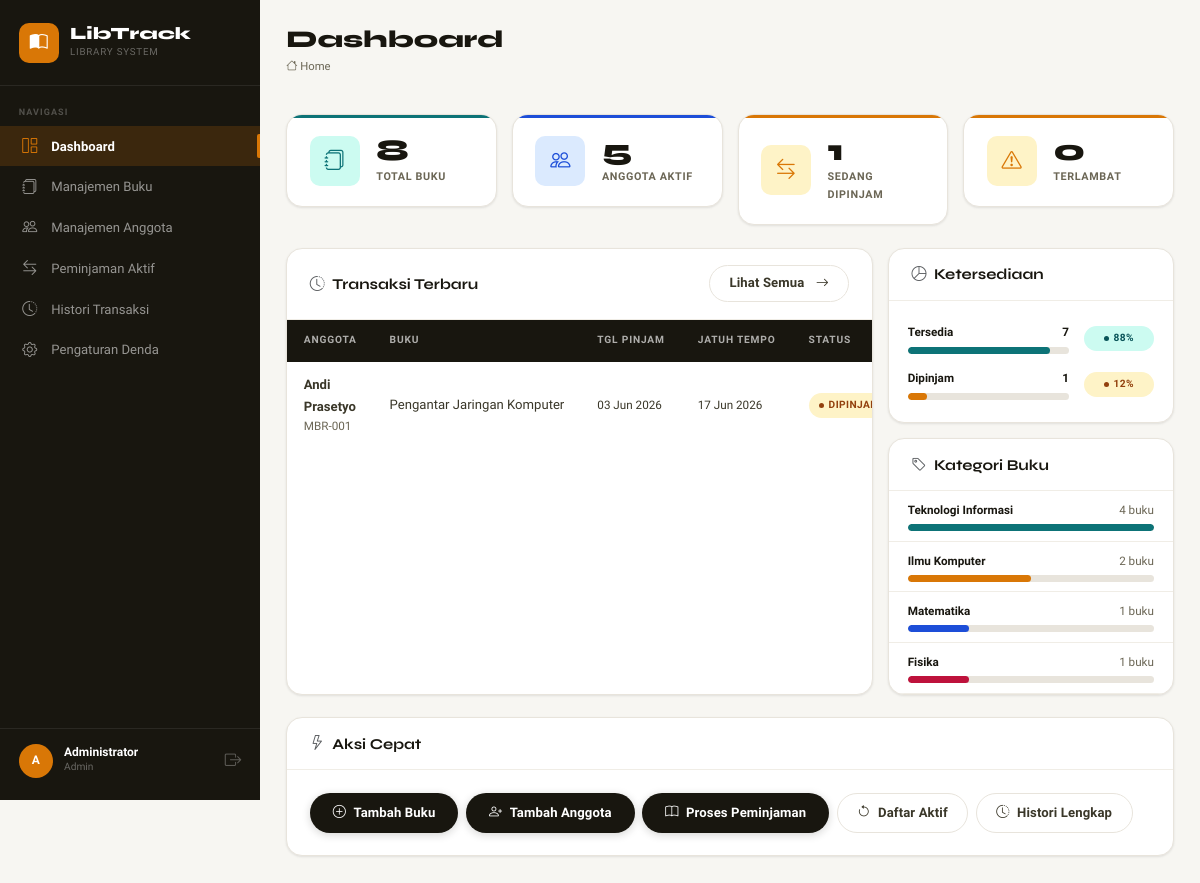
/index.php (signed in), run on the app's committed database.
### tables this page shows
CREATE TABLE IF NOT EXISTS transactions (
    id          INT UNSIGNED  NOT NULL AUTO_INCREMENT,
    member_id   INT UNSIGNED  NOT NULL,
    book_id     INT UNSIGNED  NOT NULL,
    borrow_date DATE          NOT NULL,
    due_date    DATE          NOT NULL,
    return_date DATE          DEFAULT NULL,
    status      ENUM('Dipinjam','Dikembalikan') NOT NULL DEFAULT 'Dipinjam',
    notes       TEXT          DEFAULT NULL,
    fine_amount DECIMAL(10,2) NOT NULL DEFAULT 0.00,
    created_at  TIMESTAMP     NOT NULL DEFAULT CURRENT_TIMESTAMP,
    updated_at  TIMESTAMP     NOT NULL DEFAULT CURRENT_TIMESTAMP ON UPDATE CURRENT_TIMESTAMP,
    PRIMARY KEY (id),
    FOREIGN KEY (member_id) REFERENCES members(id) ON DELETE RESTRICT ON UPDATE CASCADE,
    FOREIGN KEY (book_id)   REFERENCES books(id)   ON DELETE RESTRICT ON UPDATE CASCADE,
    INDEX idx_status      (status),
    INDEX idx_borrow_date (borrow_date),
    INDEX idx_member_id   (member_id),
    INDEX idx_book_id     (book_id)
);

CREATE TABLE IF NOT EXISTS members (
    id          INT UNSIGNED  NOT NULL AUTO_INCREMENT,
    name        VARCHAR(150)  NOT NULL,
    email       VARCHAR(255)  NOT NULL,
    phone       VARCHAR(20)   DEFAULT NULL,
    address     TEXT          DEFAULT NULL,
    member_code VARCHAR(20)   NOT NULL UNIQUE,
    is_active   TINYINT(1)    NOT NULL DEFAULT 1,
    created_at  TIMESTAMP     NOT NULL DEFAULT CURRENT_TIMESTAMP,
    updated_at  TIMESTAMP     NOT NULL DEFAULT CURRENT_TIMESTAMP ON UPDATE CURRENT_TIMESTAMP,
    PRIMARY KEY (id),
    INDEX idx_is_active (is_active)
);

CREATE TABLE IF NOT EXISTS books (
    id         INT UNSIGNED   NOT NULL AUTO_INCREMENT,
    title      VARCHAR(255)   NOT NULL,
    author     VARCHAR(150)   NOT NULL,
    isbn       VARCHAR(30)    DEFAULT NULL,
    category   VARCHAR(100)   NOT NULL,
    publisher  VARCHAR(150)   DEFAULT NULL,
    year       YEAR           DEFAULT NULL,
    stock      INT UNSIGNED   NOT NULL DEFAULT 1,
    status     ENUM('Tersedia','Dipinjam') NOT NULL DEFAULT 'Tersedia',
    created_at TIMESTAMP      NOT NULL DEFAULT CURRENT_TIMESTAMP,
    updated_at TIMESTAMP      NOT NULL DEFAULT CURRENT_TIMESTAMP ON UPDATE CURRENT_TIMESTAMP,
    PRIMARY KEY (id),
    INDEX idx_status   (status),
    INDEX idx_category (category)
);

### includes/helpers.php (called while the page is built, shortened)
<?php
function e(mixed $value): string
{
    return htmlspecialchars((string)$value, ENT_QUOTES | ENT_HTML5, 'UTF-8');
}
function formatDate(?string $dateStr): string
{
    $months = ['01'=>'Jan','02'=>'Feb','03'=>'Mar','04'=>'Apr','05'=>'Mei','06'=>'Jun',
               '07'=>'Jul','08'=>'Agu','09'=>'Sep','10'=>'Okt','11'=>'Nov','12'=>'Des'];
    $parts = explode('-', substr($dateStr, 0, 10));
    return $parts[2] . ' ' . ($months[$parts[1]] ?? $parts[1]) . ' ' . $parts[0];
}

### index.php (the view, shortened to what this page needs)
<?php
require_once __DIR__ . '/includes/helpers.php';
$pdo = getDB();
$stats = [];
$stats['total_books']   = (int)$pdo->query("SELECT COUNT(*) FROM books")->fetchColumn();
$stats['available']     = (int)$pdo->query("SELECT COUNT(*) FROM books WHERE status='Tersedia'")->fetchColumn();
$stats['borrowed']      = (int)$pdo->query("SELECT COUNT(*) FROM books WHERE status='Dipinjam'")->fetchColumn();
$stats['total_members'] = (int)$pdo->query("SELECT COUNT(*) FROM members WHERE is_active=1")->fetchColumn();
$stats['active_txn']    = (int)$pdo->query("SELECT COUNT(*) FROM transactions WHERE status='Dipinjam'")->fetchColumn();
$stats['overdue']       = (int)$pdo->query("SELECT COUNT(*) FROM transactions WHERE status='Dipinjam' AND due_date < CURDATE()")->fetchColumn();
$stats['total_fines']   = (float)$pdo->query("SELECT COALESCE(SUM(fine_amount),0) FROM transactions")->fetchColumn();
$recentStmt = $pdo->query("
    SELECT t.id, t.borrow_date, t.due_date, t.return_date, t.status, t.fine_amount,
           m.name AS member_name, m.member_code,
           b.title AS book_title
    FROM transactions t
    INNER JOIN members m ON t.member_id = m.id
    INNER JOIN books   b ON t.book_id   = b.id
    ORDER BY t.created_at DESC
    LIMIT 8
");
$recentTransactions = $recentStmt->fetchAll();
$catStmt = $pdo->query("SELECT category, COUNT(*) AS total FROM books GROUP BY category ORDER BY total DESC LIMIT 8");
$categories = $catStmt->fetchAll();
?>
<div class="row g-3 mb-4">
    <div class="col-6 col-xl-3">
        <div class="lt-stat lt-stat--teal">
            <div class="lt-stat-icon"><i class="bi bi-journals"></i></div>
            <div>
                <div class="lt-stat-number"><?= $stats['total_books'] ?></div>
                <div class="lt-stat-label">Total Buku</div>
            </div>
        </div>
    </div>
    <div class="col-6 col-xl-3">
        <div class="lt-stat lt-stat--blue">
            <div class="lt-stat-icon"><i class="bi bi-people"></i></div>
            <div>
                <div class="lt-stat-number"><?= $stats['total_members'] ?></div>
                <div class="lt-stat-label">Anggota Aktif</div>
            </div>
        </div>
    </div>
    <div class="col-6 col-xl-3">
        <div class="lt-stat lt-stat--amber">
            <div class="lt-stat-icon"><i class="bi bi-arrow-left-right"></i></div>
            <div>
                <div class="lt-stat-number"><?= $stats['active_txn'] ?></div>
                <div class="lt-stat-label">Sedang Dipinjam</div>
            </div>
        </div>
    </div>
    <div class="col-6 col-xl-3">
        <div class="lt-stat lt-stat--red">
            <div class="lt-stat-icon"><i class="bi bi-exclamation-triangle"></i></div>
            <div>
                <div class="lt-stat-number"><?= $stats['overdue'] ?></div>
                <div class="lt-stat-label">Terlambat</div>
            </div>
        </div>
    </div>
</div>
<div class="row g-3 mb-4">
    <div class="col-12 col-xl-8">
        <div class="lt-card h-100">
            <div class="lt-card-header">
                <h2 class="lt-card-title">
                    <i class="bi bi-clock-history me-2 text-muted"></i>Transaksi Terbaru
                </h2>
                <a href="/libtrack/views/transactions/history.php" class="btn-lt-secondary btn-sm">
                    Lihat Semua <i class="bi bi-arrow-right ms-1"></i>
                </a>
            </div>
            <div class="lt-card-body p-0">
                <?php if (empty($recentTransactions)): ?>
                <div class="lt-empty-state">
                    <div class="lt-empty-icon"><i class="bi bi-inbox"></i></div>
                    <p>Belum ada transaksi.</p>
                </div>
                <?php else: ?>
                <div class="table-responsive">
                <table class="lt-table">
                    <thead>
                        <tr>
                            <th>Anggota</th>
                            <th>Buku</th>
                            <th>Tgl Pinjam</th>
                            <th>Jatuh Tempo</th>
                            <th>Status</th>
                        </tr>
                    </thead>
                    <tbody>
                    <?php foreach ($recentTransactions as $txn): ?>
                    <?php
                        $isOverdue = ($txn['status'] === 'Dipinjam' && $txn['due_date'] < date('Y-m-d'));
                    ?>
                    <tr>
                        <td>
                            <div class="lt-fw-medium"><?= e($txn['member_name']) ?></div>
                            <div class="lt-text-small lt-text-muted"><?= e($txn['member_code']) ?></div>
                        </td>
                        <td>
                            <div style="max-width:200px; white-space:nowrap; overflow:hidden; text-overflow:ellipsis"
                                 title="<?= e($txn['book_title']) ?>">
                                <?= e($txn['book_title']) ?>
                            </div>
                        </td>
                        <td class="lt-text-small"><?= formatDate($txn['borrow_date']) ?></td>
                        <td class="lt-text-small">
                            <?= formatDate($txn['due_date']) ?>
                        </td>
                        <td>
                            <?php if ($txn['status'] === 'Dikembalikan'): ?>
                            <span class="lt-badge lt-badge--returned">Dikembalikan</span>
                            <?php elseif ($isOverdue): ?>
                            <span class="lt-badge lt-badge--overdue">Terlambat</span>
                            <?php else: ?>
                            <span class="lt-badge lt-badge--borrowed">Dipinjam</span>
                            <?php endif; ?>
                        </td>
                    </tr>
                    <?php endforeach; ?>
                    </tbody>
                </table>
                </div>
                <?php endif; ?>
            </div>
        </div>
    </div>
    <div class="col-12 col-xl-4">
        <div class="lt-card mb-3">
            <div class="lt-card-header">
                <h2 class="lt-card-title"><i class="bi bi-pie-chart me-2 text-muted"></i>Ketersediaan</h2>
            </div>
            <div class="lt-card-body" style="padding: 1.5rem 1.25rem;">
                <?php
                $pct = $stats['total_books'] > 0
                    ? round(($stats['available'] / $stats['total_books']) * 100)
                    : 0;
                ?>
                <div class="d-flex align-items-center gap-3 mb-3">
                    <div style="flex:1">
                        <div class="d-flex justify-content-between mb-1">
                            <span class="lt-text-small lt-fw-medium">Tersedia</span>
                            <span class="lt-text-small lt-fw-medium"><?= $stats['available'] ?></span>
                        </div>
                        <div class="lt-progress">
                            <div class="lt-progress-bar" role="progressbar"
                                 style="width:<?= $pct ?>%; background:var(--teal);"
                                 aria-valuenow="<?= $pct ?>" aria-valuemin="0" aria-valuemax="100"></div>
                        </div>
                    </div>
                    <span class="lt-badge lt-badge--available" style="width: 70px; justify-content: center;"><?= $pct ?>%</span>
                </div>
                <div class="d-flex align-items-center gap-3">
                    <div style="flex:1">
                        <div class="d-flex justify-content-between mb-1">
                            <span class="lt-text-small lt-fw-medium">Dipinjam</span>
                            <span class="lt-text-small lt-fw-medium"><?= $stats['borrowed'] ?></span>
                        </div>
                        <div class="lt-progress">
                            <div class="lt-progress-bar" role="progressbar"
                                 style="width:<?= 100-$pct ?>%; background:var(--amber);"></div>
                        </div>
                    </div>
                    <span class="lt-badge lt-badge--borrowed" style="width: 70px; justify-content: center;"><?= 100-$pct ?>%</span>
                </div>
            </div>
        </div>
        <div class="lt-card">
            <div class="lt-card-header">
                <h2 class="lt-card-title"><i class="bi bi-tag me-2 text-muted"></i>Kategori Buku</h2>
            </div>
            <div class="lt-card-body p-0">
                <?php if (empty($categories)): ?>
                <div class="lt-empty-state"><p>Belum ada buku.</p></div>
                <?php else: ?>
                <ul class="list-unstyled mb-0">
                <?php
                $maxCat = max(array_column($categories, 'total'));
                $colors = ['var(--teal)','var(--amber)','var(--blue)','var(--crimson)','#7C3AED','#059669','#DC2626','#2563EB'];
                foreach ($categories as $i => $cat):
                    $barPct = round(($cat['total'] / $maxCat) * 100);
                    $clr    = $colors[$i % count($colors)];
                ?>
                <li style="padding:.65rem 1.25rem; border-bottom:1px solid var(--border-light);">
                    <div class="d-flex justify-content-between align-items-center mb-1">
                        <span class="lt-text-small lt-fw-medium"><?= e($cat['category']) ?></span>
                        <span class="lt-text-small lt-text-muted"><?= $cat['total'] ?> buku</span>
                    </div>
                    <div class="lt-progress" style="margin-top:0;">
                        <div class="lt-progress-bar" style="width:<?= $barPct ?>%; background:<?= $clr ?>;"></div>
                    </div>
                </li>
                <?php endforeach; ?>
                </ul>
                <?php endif; ?>
            </div>
        </div>
    </div>
</div>
<div class="row g-3">
    <div class="col-12">
        <div class="lt-card">
            <div class="lt-card-header">
                <h2 class="lt-card-title"><i class="bi bi-lightning me-2 text-muted"></i>Aksi Cepat</h2>
            </div>
            <div class="lt-card-body d-flex flex-wrap gap-2">
                <a href="/libtrack/views/books/create.php" class="btn-lt-primary">
                    <i class="bi bi-plus-circle"></i> Tambah Buku
                </a>
                <a href="/libtrack/views/members/create.php" class="btn-lt-primary">
                    <i class="bi bi-person-plus"></i> Tambah Anggota
                </a>
                <a href="/libtrack/views/transactions/borrow.php" class="btn-lt-primary">
                    <i class="bi bi-book"></i> Proses Peminjaman
                </a>
                <a href="/libtrack/views/transactions/index.php" class="btn-lt-secondary">
                    <i class="bi bi-arrow-counterclockwise"></i> Daftar Aktif
                </a>
                <a href="/libtrack/views/transactions/history.php" class="btn-lt-secondary">
                    <i class="bi bi-clock-history"></i> Histori Lengkap
                </a>
            </div>
        </div>
    </div>
</div>
<?php
$content = ob_get_clean();
require_once __DIR__ . '/includes/header.php';
require_once __DIR__ . '/includes/sidebar.php';
echo $content;
require_once __DIR__ . '/includes/footer.php';

### data on the page
transactions: member.name "Andi Prasetyo", member.member_code "MBR-001", book.title "Pengantar Jaringan Komputer", borrow_date "03 Jun 2026", due_date "17 Jun 2026", status "DIPINJAM"

### other printed values
$item['label'] "Dashboard"
$item['label'] "Manajemen Buku"
$item['label'] "Manajemen Anggota"
$item['label'] "Peminjaman Aktif"
$item['label'] "Histori Transaksi"
$item['label'] "Pengaturan Denda"
substr($_SESSION['username'] ?? 'A', 0, 1) "A"
$_SESSION['full_name'] "Administrator"
$_SESSION['role'] "Admin"
$pageTitle "Dashboard"
$stats['total_books'] "8"
$stats['total_members'] "5"
$stats['active_txn'] "1"
$stats['overdue'] "0"
$stats['available'] "7"
